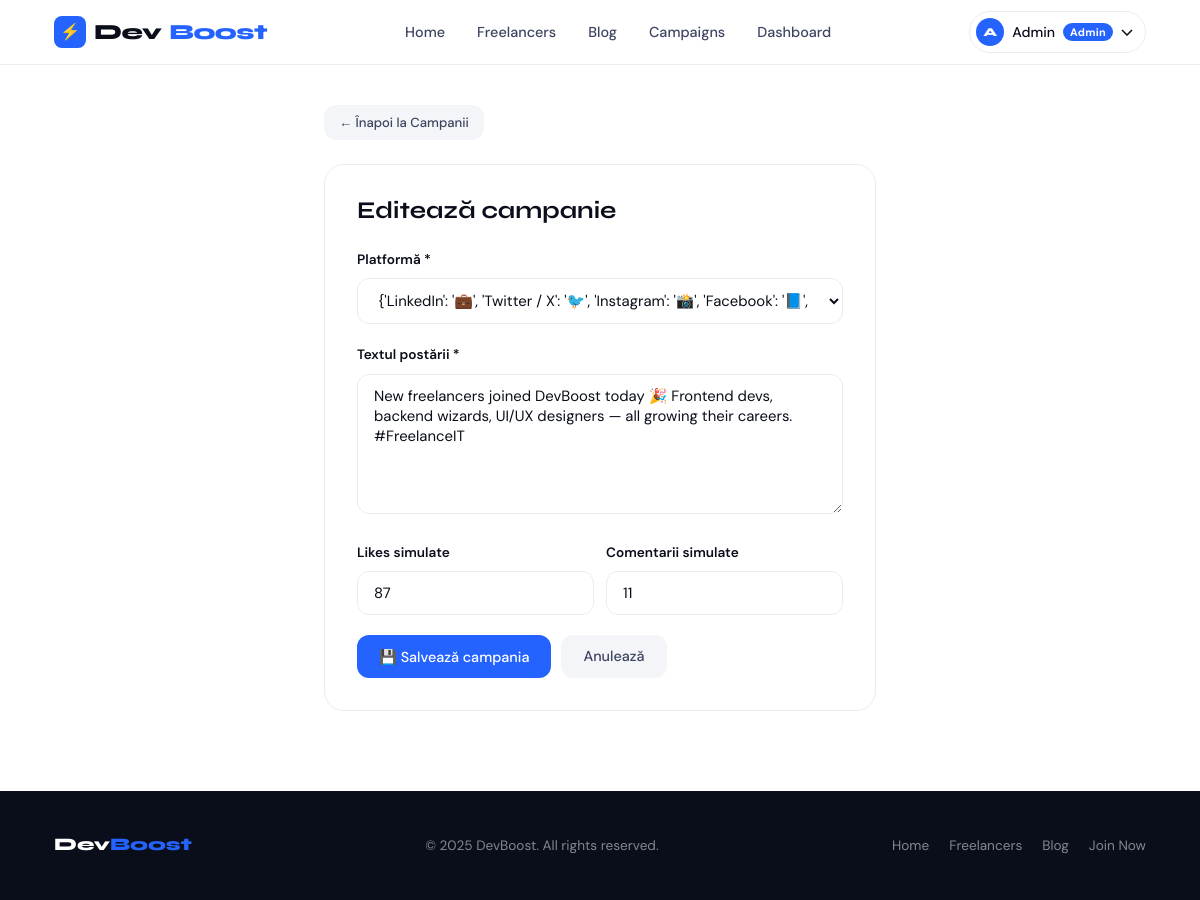
The page /campaigns/6/edit/ (signed in) on the database its author committed.
### core/models.py (models this page shows, shortened)
class Campaign(models.Model):
    platform = models.CharField(max_length=100, choices=PLATFORM_CHOICES)
    text = models.TextField()
    likes = models.IntegerField(default=0)
    comments = models.IntegerField(default=0)
    is_active = models.BooleanField(default=True)
    created_at = models.DateTimeField(auto_now_add=True)
    PLATFORM_ICONS = {
        'LinkedIn': '💼', 'Twitter / X': '🐦',
        'Instagram': '📸', 'Facebook': '📘', 'TikTok': '🎵',
    }
    class Meta:
        ordering = ['-created_at']

### core/views.py (the view, shortened to what this page needs)
# urls.py: path('campaigns/<int:campaign_id>/edit/', views.campaign_edit, name='campaign_edit'),
@login_required(login_url='/login/')
def campaign_edit(request, campaign_id):
    if not request.user.is_staff: return render(request, 'core/403.html', status=403)
    campaign = get_object_or_404(Campaign, id=campaign_id)
    error = None
    return render(request, 'core/campaign_form.html', {'action': 'Editează', 'campaign': campaign, 'platforms': PLATFORM_CHOICES, 'platform_icons': PLATFORM_ICONS, 'error': error})

### core/templates/core/campaign_form.html (shortened to what this page needs)
{% extends 'core/base.html' %}
{% block content %}
<div class="container" style="max-width:600px; padding-top:40px; padding-bottom:80px;">
  <div style="margin-bottom:24px;">
    <a href="{% url 'campaigns' %}" class="btn btn--ghost btn--sm">← Înapoi la Campanii</a>
  </div>
  <div class="profile-main">
    <h1 style="font-size:1.5rem; margin-bottom:24px;">{{ action }} campanie</h1>
    <form method="POST">
      <div class="form-group">
        <label for="platform">Platformă *</label>
        <select id="platform" name="platform">
          {% for p in platforms %}
          <option value="{{ p }}" {% if campaign.platform == p %}selected{% endif %}>
            {{ platform_icons|default_if_none:'' }} {{ p }}
          </option>
          {% endfor %}
        </select>
      </div>
      <div class="form-group">
        <label for="text">Textul postării *</label>
        <textarea id="text" name="text" style="min-height:140px;" required placeholder="Textul campaniei tale pe social media…">{{ campaign.text|default:'' }}</textarea>
      </div>
      <div style="display:grid; grid-template-columns:1fr 1fr; gap:12px;">
        <div class="form-group" style="margin-bottom:0;">
          <label for="likes">Likes simulate</label>
          <input type="number" id="likes" name="likes" value="{{ campaign.likes|default:'0' }}" min="0">
        </div>
        <div class="form-group" style="margin-bottom:0;">
          <label for="comments">Comentarii simulate</label>
          <input type="number" id="comments" name="comments" value="{{ campaign.comments|default:'0' }}" min="0">
        </div>
      </div>
      <div style="display:flex; gap:10px; margin-top:20px;">
        <button type="submit" class="btn btn--primary">💾 Salvează campania</button>
        <a href="{% url 'campaigns' %}" class="btn btn--ghost">Anulează</a>
      </div>
    </form>
  </div>
</div>
{% endblock %}

### core/templates/core/base.html (shortened to what this page needs)
{% load static %}
<!DOCTYPE html>
<html lang="en">
<head>
  <link rel="stylesheet" href="{% static 'core/css/style.css' %}">
</head>
<body>
<nav class="nav">
  <div class="container">
    <div class="nav__inner">
      <a href="{% url 'home' %}" class="nav__logo" style="text-decoration:none;">
        <div class="nav__logo-icon">⚡</div>
        Dev<span>Boost</span>
      </a>
      <ul class="nav__links" id="navLinks">
        <li><a href="{% url 'home' %}" {% if request.resolver_match.url_name == 'home' %}class="active"{% endif %}>Home</a></li>
        <li><a href="{% url 'freelancers' %}" {% if request.resolver_match.url_name == 'freelancers' %}class="active"{% endif %}>Freelancers</a></li>
        <li><a href="{% url 'blog' %}" {% if request.resolver_match.url_name == 'blog' %}class="active"{% endif %}>Blog</a></li>
        <li><a href="{% url 'campaigns' %}" {% if request.resolver_match.url_name == 'campaigns' %}class="active"{% endif %}>Campaigns</a></li>
        {% if user.is_authenticated and user.is_staff %}
        <li><a href="{% url 'admin_view' %}" {% if request.resolver_match.url_name == 'admin_view' %}class="active"{% endif %}>Dashboard</a></li>
        {% endif %}
      </ul>
      <div class="nav__auth">
        {% if user.is_authenticated %}
          <div class="nav__user-menu" id="userMenu">
            <button class="nav__user-btn" id="userMenuBtn">
              <div class="nav__avatar">{% if user.first_name %}{{ user.first_name|slice:":1"|upper }}{% else %}{{ user.username|slice:":1"|upper }}{% endif %}</div>
              <span class="nav__user-name">{{ user.first_name|default:user.username }}</span>
              {% if user.is_staff %}<span class="nav__role-badge">Admin</span>{% endif %}
              <svg width="12" height="7" viewBox="0 0 12 7" fill="none" stroke="currentColor" stroke-width="1.5"><path d="M1 1l5 5 5-5"/></svg>
            </button>
          </div>
        {% else %}
          <a href="{% url 'login' %}" class="btn btn--ghost btn--sm">Log in</a>
          <a href="{% url 'signup' %}" class="btn btn--primary btn--sm">Join Now</a>
        {% endif %}
      </div>
    </div>
  </div>
</nav>
{% block content %}{% endblock %}
<footer class="footer">
  <div class="container">
    <div class="footer__inner">
      <div class="footer__logo">Dev<span>Boost</span></div>
      <div>© 2025 DevBoost. All rights reserved.</div>
      <div class="footer__links">
        <a href="{% url 'home' %}">Home</a>
        <a href="{% url 'freelancers' %}">Freelancers</a>
        <a href="{% url 'blog' %}">Blog</a>
        <a href="{% url 'signup' %}">Join Now</a>
      </div>
    </div>
  </div>
</footer>
</body>
</html>

### core/static/core/css/style.css (style rules this page uses)
:root { --ink: #0a0e1a; --ink-muted: #3d4460; --ink-faint: #8891aa; --surface: #ffffff; --surface-2: #f4f5f8; --surface-3: #eaecf2; --accent: #2563ff; --accent-light: #dbeafe; --accent-glow: rgba(37,99,255,0.15); --success: #10b981; --warn: #f59e0b; --radius: 12px; --radius-lg: 20px; --shadow-sm: 0 1px 3px rgba(10,14,26,.08), 0 1px 2px rgba(10,14,26,.04); --shadow: 0 4px 16px rgba(10,14,26,.10), 0 1px 4px rgba(10,14,26,.06); --shadow-lg: 0 16px 48px rgba(10,14,26,.14), 0 4px 12px rgba(10,14,26,.08); }
*, *::before, *::after { box-sizing: border-box; margin: 0; padding: 0; }
html { scroll-behavior: smooth; }
body { font-family: 'DM Sans', sans-serif; font-size: 16px; line-height: 1.6; color: var(--ink); background: var(--surface); -webkit-font-smoothing: antialiased; }
h1, h2, h3, h4, h5 { font-family: 'Syne', sans-serif; line-height: 1.15; font-weight: 700; }
a { color: var(--accent); text-decoration: none; }
.container { max-width: 1140px; margin: 0 auto; padding: 0 24px; }
.nav { position: sticky; top: 0; z-index: 100; background: rgba(255,255,255,0.92); backdrop-filter: blur(12px); border-bottom: 1px solid var(--surface-3); }
.nav__inner { display: flex; align-items: center; justify-content: space-between; height: 64px; }
.nav__logo { font-family: 'Syne', sans-serif; font-size: 1.35rem; font-weight: 800; color: var(--ink); letter-spacing: -0.5px; display: flex; align-items: center; gap: 8px; }
.nav__logo span { color: var(--accent); }
.nav__logo-icon { width: 32px; height: 32px; background: var(--accent); border-radius: 8px; display: flex; align-items: center; justify-content: center; color: white; font-size: 16px; }
.nav__links { display: flex; align-items: center; gap: 4px; list-style: none; }
.nav__links a { color: var(--ink-muted); font-size: 0.9rem; font-weight: 500; padding: 6px 14px; border-radius: 8px; transition: all 0.18s; }
.btn { display: inline-flex; align-items: center; gap: 8px; padding: 10px 22px; border-radius: var(--radius); font-family: 'DM Sans', sans-serif; font-size: 0.9rem; font-weight: 500; cursor: pointer; border: none; transition: all 0.2s; text-decoration: none; white-space: nowrap; }
.btn--primary { background: var(--accent); color: white; box-shadow: 0 0 0 0 var(--accent-glow); }
.btn--ghost { background: var(--surface-2); color: var(--ink-muted); }
.btn--sm { padding: 7px 15px; font-size: 0.82rem; }
.form-group { margin-bottom: 20px; }
.form-group label { display: block; font-size: 0.85rem; font-weight: 600; margin-bottom: 8px; color: var(--ink); }
.form-group input, .form-group select, .form-group textarea { width: 100%; padding: 11px 16px; border: 1.5px solid var(--surface-3); border-radius: var(--radius); font-family: 'DM Sans', sans-serif; font-size: 0.93rem; color: var(--ink); background: var(--surface); transition: border-color 0.18s; outline: none; }
.form-group textarea { resize: vertical; min-height: 100px; }
.footer { background: var(--ink); color: rgba(255,255,255,0.5); padding: 40px 0; font-size: 0.85rem; }
.footer__inner { display: flex; justify-content: space-between; align-items: center; flex-wrap: wrap; gap: 16px; }
.footer__logo { font-family: 'Syne', sans-serif; font-weight: 800; color: white; font-size: 1.1rem; }
.footer__logo span { color: var(--accent); }
.footer__links { display: flex; gap: 20px; }
.footer__links a { color: rgba(255,255,255,0.5); transition: color 0.18s; }
.nav__auth { display: flex; align-items: center; gap: 8px; }
.nav__user-menu { position: relative; }
.nav__user-btn { display: flex; align-items: center; gap: 8px; padding: 6px 12px 6px 6px; border: 1.5px solid var(--surface-3); border-radius: 100px; background: var(--surface); cursor: pointer; font-family: 'DM Sans', sans-serif; font-size: 0.88rem; color: var(--ink); transition: all 0.18s; }
.nav__avatar { width: 28px; height: 28px; background: var(--accent); color: white; border-radius: 50%; display: flex; align-items: center; justify-content: center; font-family: 'Syne', sans-serif; font-size: 0.75rem; font-weight: 800; }
.nav__user-name { font-weight: 500; }
.nav__role-badge { font-size: 0.68rem; font-weight: 700; background: var(--accent); color: white; padding: 2px 7px; border-radius: 100px; letter-spacing: 0.3px; }
.profile-main { background: var(--surface); border: 1px solid var(--surface-3); border-radius: var(--radius-lg); padding: 32px; }

### rows shown on the page
Campaign: platform "{'LinkedIn': '💼', 'Twitter / X': '🐦', 'Instagram': '📸', 'Facebook': '📘', 'TikTok': '🎵'} Twitter / X", text "New freelancers joined DevBoost today 🎉 Frontend devs, backend wizards, UI/UX designers — all growing their careers. #FreelanceIT", likes "87", comments "11"

### other values the page prints
{{ user.first_name|slice:":1"|upper }} "A"
{{ user.first_name|default:user.username }} "Admin"
{{ action }} "Editează"
